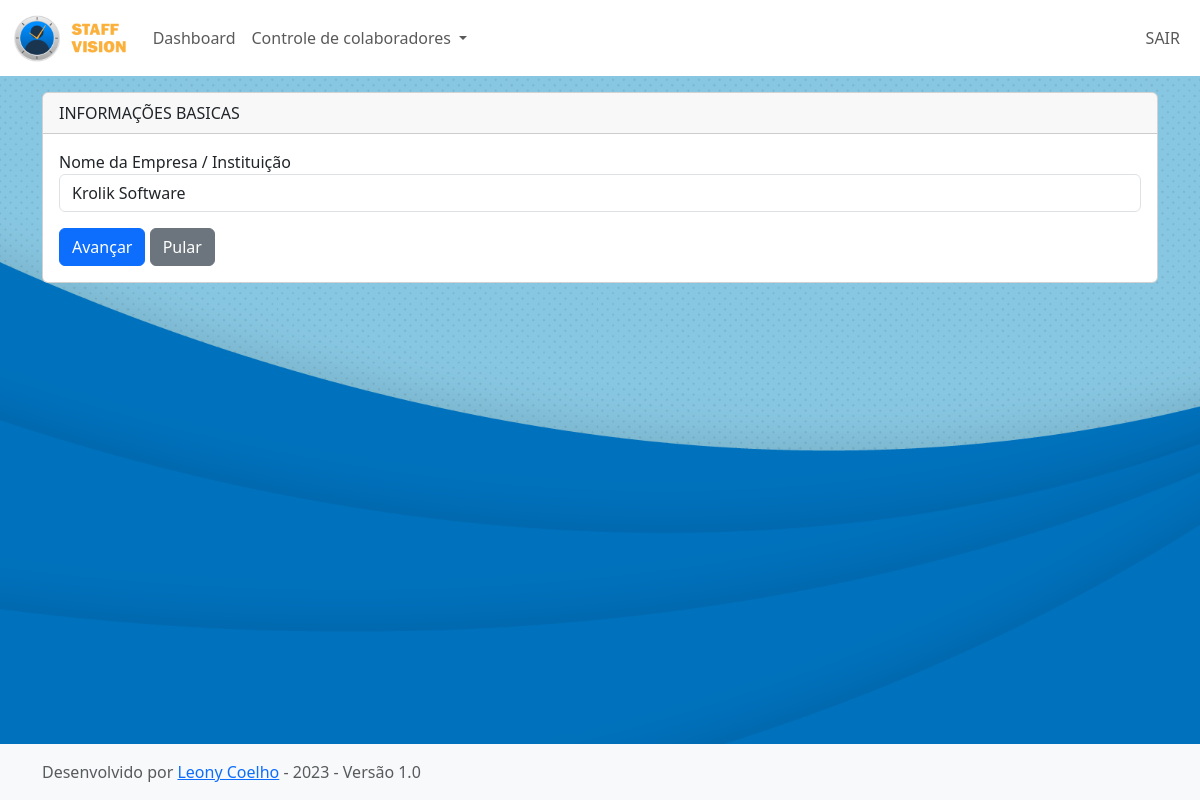
Before: /welcome2 with the older database file.
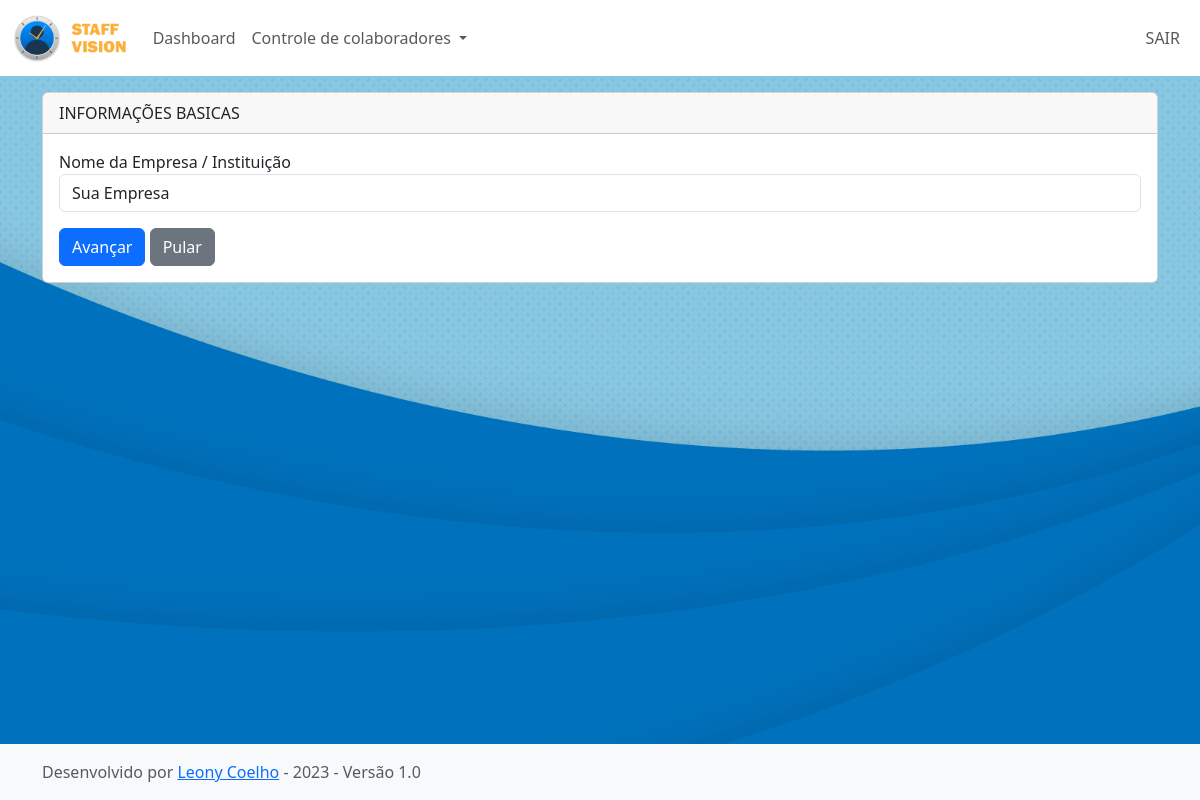
After: the same page with the newer database file.
### app_staff_vision/models.py (models this page shows)
class Global_Settings(models.Model):
    establishment_title = models.CharField(max_length=50, default='Estabelecimento')
    sector_title = models.CharField(max_length=50, default='Setor')
    subSector_title = models.CharField(max_length=50, default='Subsetor')
    shift_title = models.CharField(max_length=50, default='Turno')
    position_title = models.CharField(max_length=50, default='Cargo')
    status_title = models.CharField(max_length=50, default='Status')
    theme = models.ManyToManyField(Theme)
    logo_image =  models.ImageField(upload_to='logos/uploaded_logo', null=True)
    bg_image =  models.ImageField(upload_to='bgs/uploaded_bgs', null=True)
    institution_name = models.CharField(max_length=60, default='Sua Empresa')

### app_staff_vision/views.py (the view, shortened to what this page needs)
# urls.py: path('welcome2', views.welcome2, name='welcome2'),
def welcome2(request):
    globalsettings = Global_Settings.objects.all().latest('id')
    context = {
        'globalsettings':globalsettings
    }
    return render(request, 'welcome_page2.html', context)

### app_staff_vision/templates/welcome_page2.html (shortened to what this page needs)
{% extends 'base.html' %}
{% block conteudo %}
<div class="container">
    <div class="card">
        <div class="card-header d-flex justify-content-between align-items-center">
            Informações Basicas
        </div>
        <div class="card-body">
            <form class="form-group" method="post" action="{% url 'change_settings2' %}">
                <label>Nome da Empresa / Instituição</label>
                <input type="text" class="form-control mb-3" name="institution" value="{{globalsettings.institution_name}}" required>
                <button class="btn btn-primary" type="submit">Avançar</button>
                <a class="btn btn-secondary" href="{% url 'welcome3' %}">Pular</a>
            </form>
        </div>
    </div>
</div>
{% endblock %}

Changed rows visible on the page:
removed Global_Settings: institution "Krolik Software"
now on this page (row unchanged): Global_Settings: institution "Sua Empresa"
